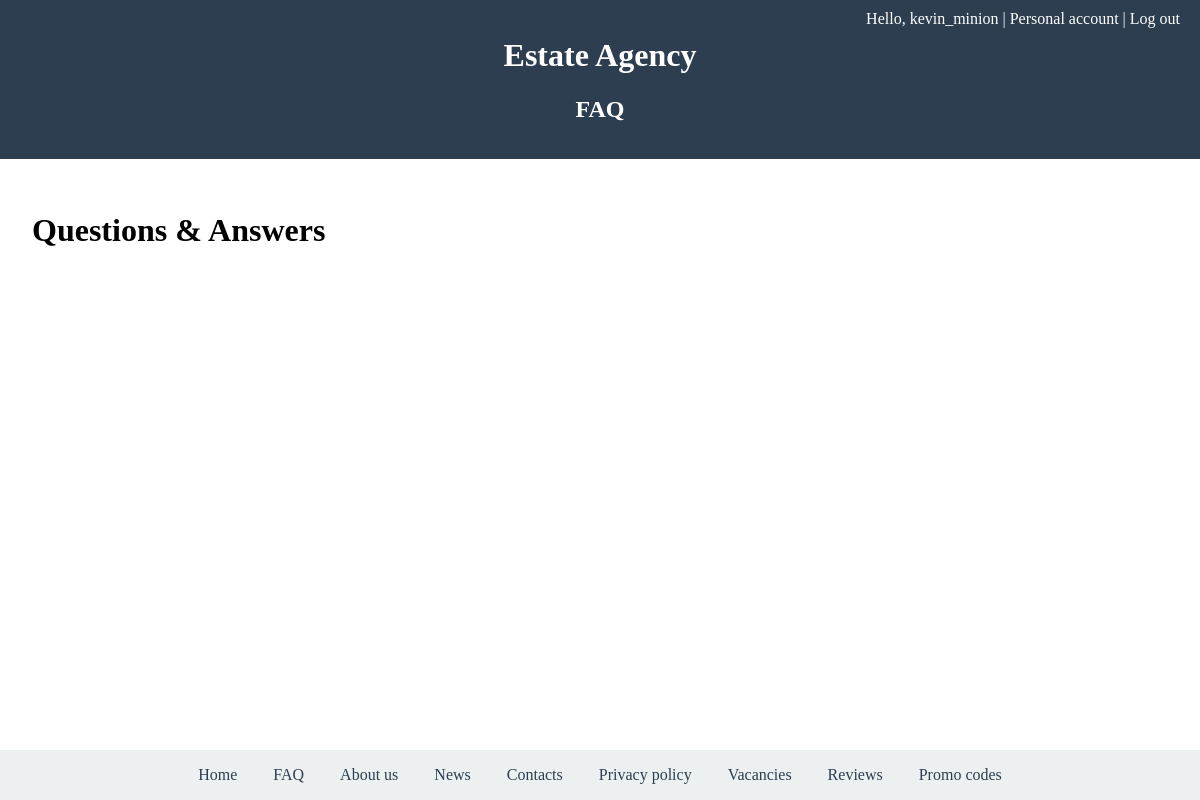
The page /faq/ (signed in) on the database as committed earlier.
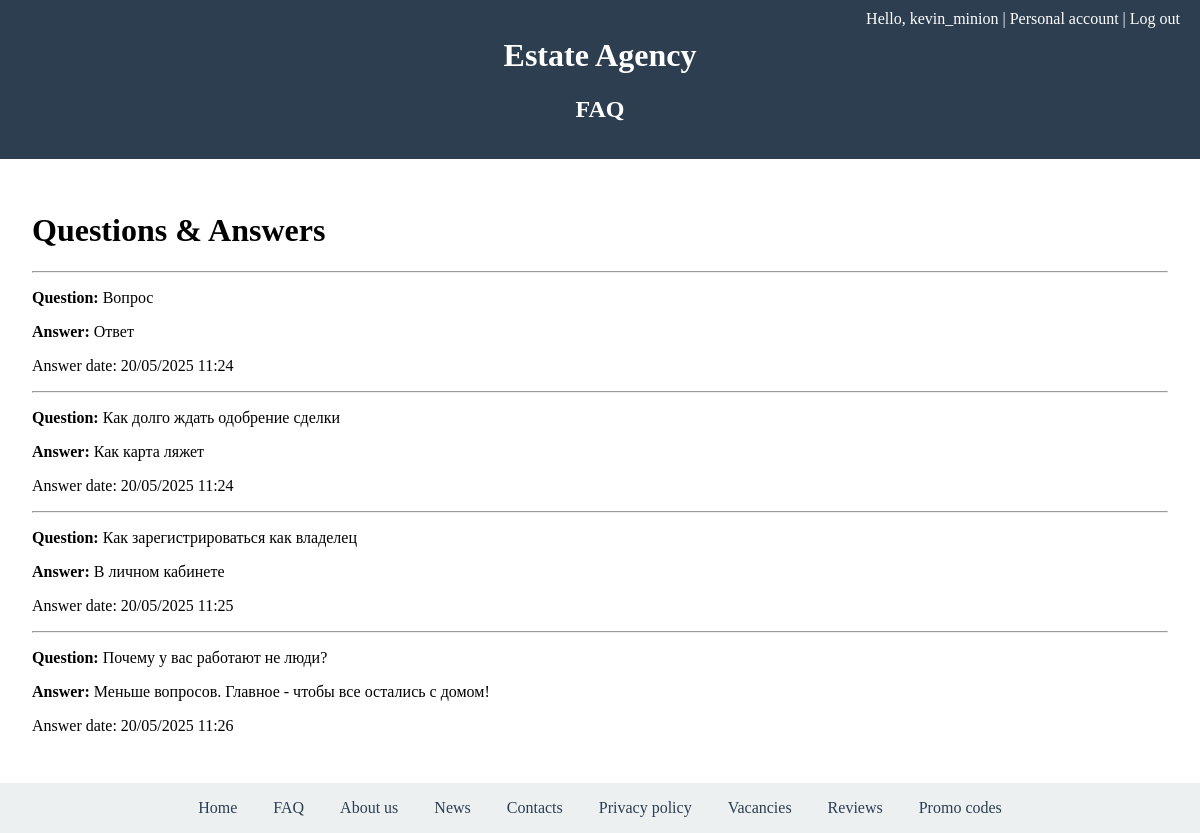
The same page on the database as committed later.
### site_manager/models.py (models this page shows, shortened)
class FAQ(models.Model):
    question = models.CharField(max_length=120)
    answer = models.CharField(max_length=500)
    answer_date = models.DateTimeField(auto_now_add=True)

### site_manager/views.py (the view)
# urls.py: path('faq/', views.faq, name='faq'),
def faq(request):
    faq = FAQ.objects.all()
    return render(request, 'site_manager/faq.html',
    {"faq": faq})

### site_manager/templates/site_manager/faq.html
{% extends "base.html" %}
{% block site_name %}FAQ{% endblock %}
{% block content %}
    <h1>Questions & Answers</h1>
    {% for item in faq %}
        <hr>
        <p><strong>Question: </strong>{{item.question}}</p>
        <p><strong>Answer: </strong>{{item.answer}}</p>
        <p>Answer date: {{item.answer_date|date:"d/m/Y H:i"}}</p>
    {% endfor %}
{% endblock %}

Rows that differ between the two databases and show on the page:
added FAQ: question "Вопрос", answer "Ответ", answer_date "20/05/2025 11:24"
added FAQ: question "Как долго ждать одобрение сделки", answer "Как карта ляжет", answer_date "20/05/2025 11:24"
added FAQ: question "Как зарегистрироваться как владелец", answer "В личном кабинете", answer_date "20/05/2025 11:25"
added FAQ: question "Почему у вас работают не люди?", answer "Меньше вопросов. Главное - чтобы все остались с домом!", answer_date "20/05/2025 11:26"
